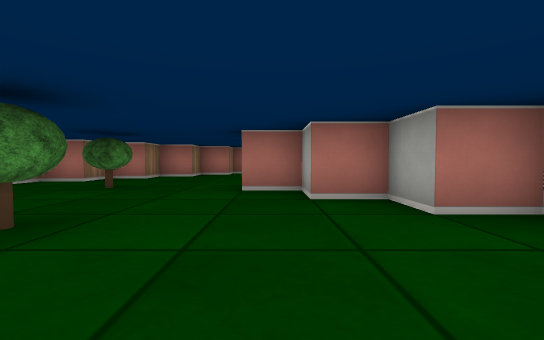
view 1 (above)

12 first-person views from a walk through a cub3D level. The camera is about half as high as the walls, tilts 2° down and sees 90° across. The floor is counted in squares. Each view is taken from the middle of a square. On the plan, view 1 faces up. The plan holds only what a view shows up to about 9 squares ahead; the rest is blank.

view 2
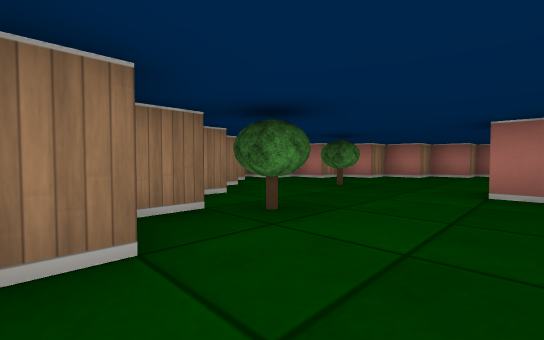

view 3
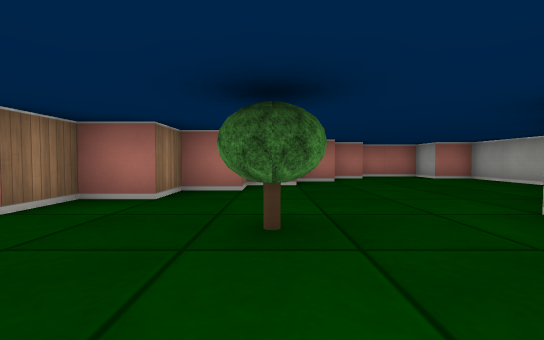

view 4
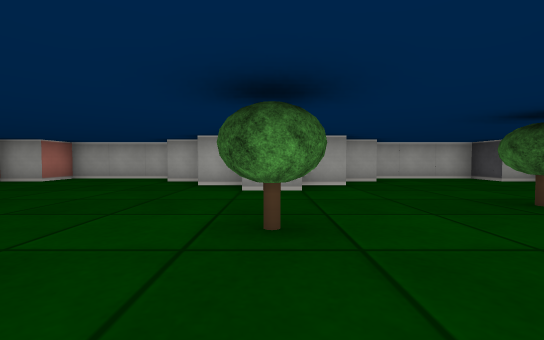

view 5
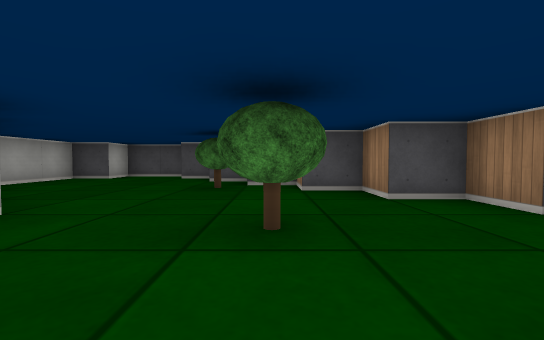

view 6
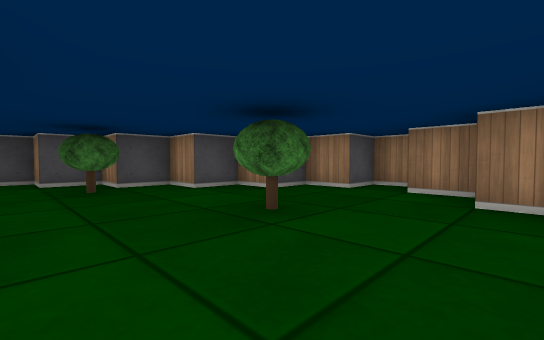

view 7
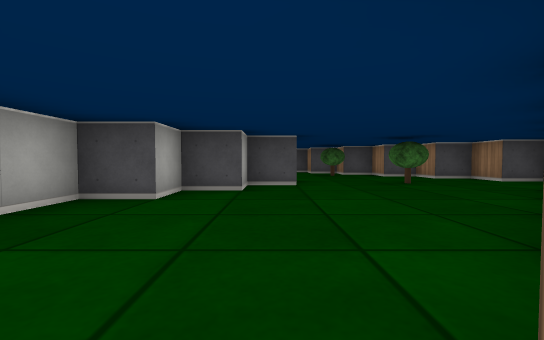

view 8
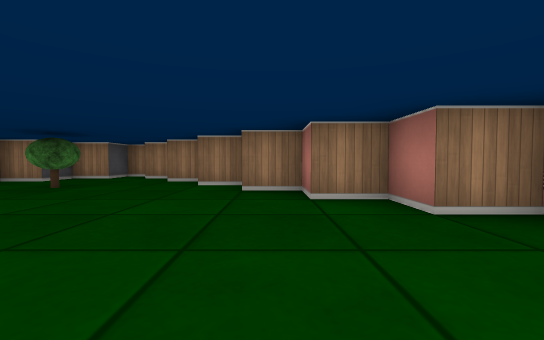

view 9
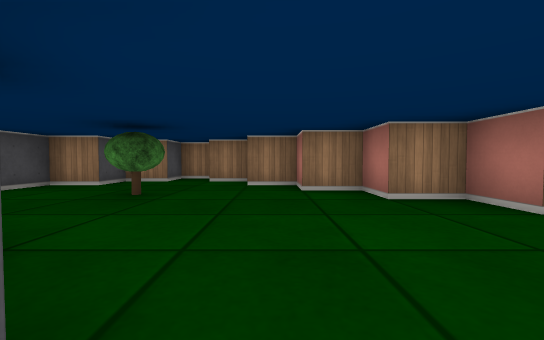

view 10
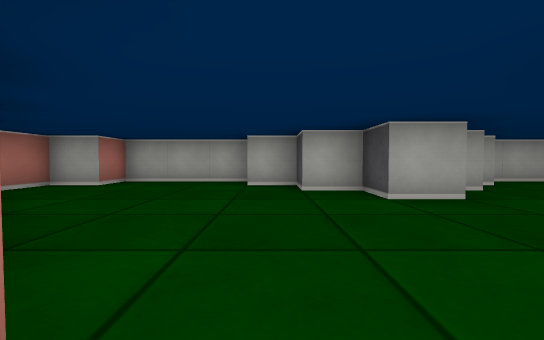

view 11
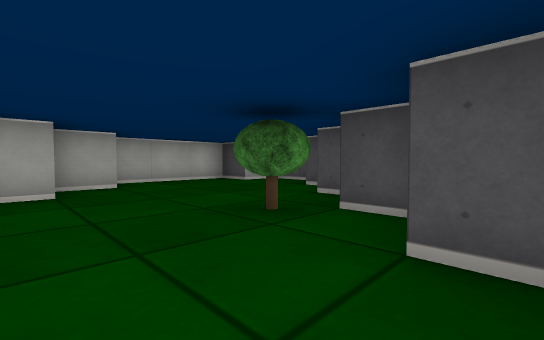

view 12
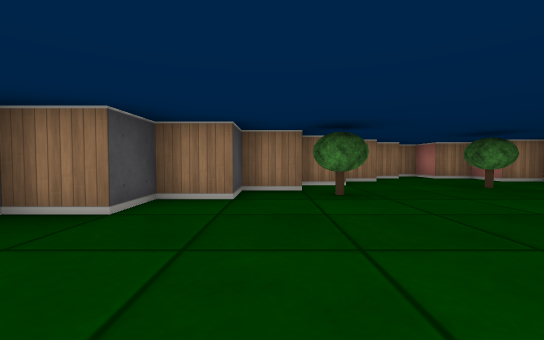

### Floor plan
Points are (right, up) in squares from view 1. A wall is a line through its corners. A room is listed if a view was taken in it or the views show most of it. See-through windows are left out.
Room 1 (views 1, 2, 3, 4, 5, 6, 7, 8, 9, 10, 11, 12)
walls: (-0.5, 4.5) (-0.5, 5.5) (0.5, 5.5) (0.5, 6.5) (1.5, 6.5) (1.5, 7.5) (2.5, 7.5) (2.5, 10.5) (1.5, 10.5) (1.5, 11.5) (-0.5, 11.5) (-0.5, 10.5) (-1.5, 10.5) (-1.5, 9.5) (-2.5, 9.5) (-2.5, 8.5) (-3.5, 8.5) (-3.5, 7.5) (-4.5, 7.5) (-4.5, 6.5) (-5.5, 6.5) (-5.5, 5.5) (-6.5, 5.5) (-6.5, 4.5) (-5.5, 4.5) (-5.5, 3.5) (-4.5, 3.5) (-4.5, 2.5) (-3.5, 2.5) (-3.5, 1.5) (-2.5, 1.5) (-2.5, 0.5) (-1.5, 0.5) (-1.5, -0.5) (-0.5, -0.5) (-0.5, -1.5) (1.5, -1.5) (1.5, -0.5) (2.5, -0.5) (2.5, 2.5) (1.5, 2.5) (1.5, 3.5) (0.5, 3.5) (0.5, 4.5) (-0.5, 4.5)
objects: tree (-3, 5); tree (-2, 2)

Positions as (right, up) in squares from view 1, and headings:
1: (0, 0), facing up
2: (0, 0), facing up-left
3: (-3, 3), facing up
4: (-5, 5), facing right
5: (-3, 7), facing down
6: (-1, 7), facing down-left
7: (0, 11), facing down
8: (2, 9), facing left
9: (1, 7), facing left
10: (-4, 7), facing right
11: (-4, 4), facing down-right
12: (2, 1), facing left
